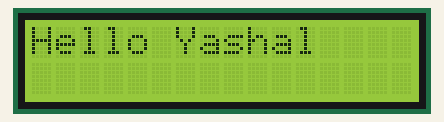
Recording of a sketch running on a simulated Arduino Uno, built with avr-gcc and run on an emulated ATmega328P. On the bench: 16×2 character LCD.

Above: at 2.1 s.
At 4.1 s:
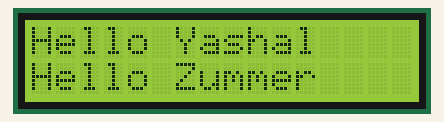
At 6.1 s:
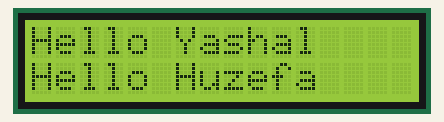

Measured:
- what the display in image 0 shows lasts 2.0 s, from 2.1 s to 4.1 s

The sketch:

LCD_intro.ino
```cpp
#include <LiquidCrystal.h>

LiquidCrystal lcd(12, 11,  5, 4, 3, 2);
void setup() {
  // put your setup code here, to run once:
  lcd.begin(16,2);
  delay(2000);
  lcd.print("Hello Yashal");
}

void loop() {
  // put your main code here, to run repeatedly:
  lcd.setCursor(0,1);
  delay(2000);
  lcd.print("Hello Zummer");
  lcd.setCursor(0,1);
  delay(2000);
  lcd.print("Hello Huzefa");
  lcd.noDisplay();
  lcd.display();
}
```
